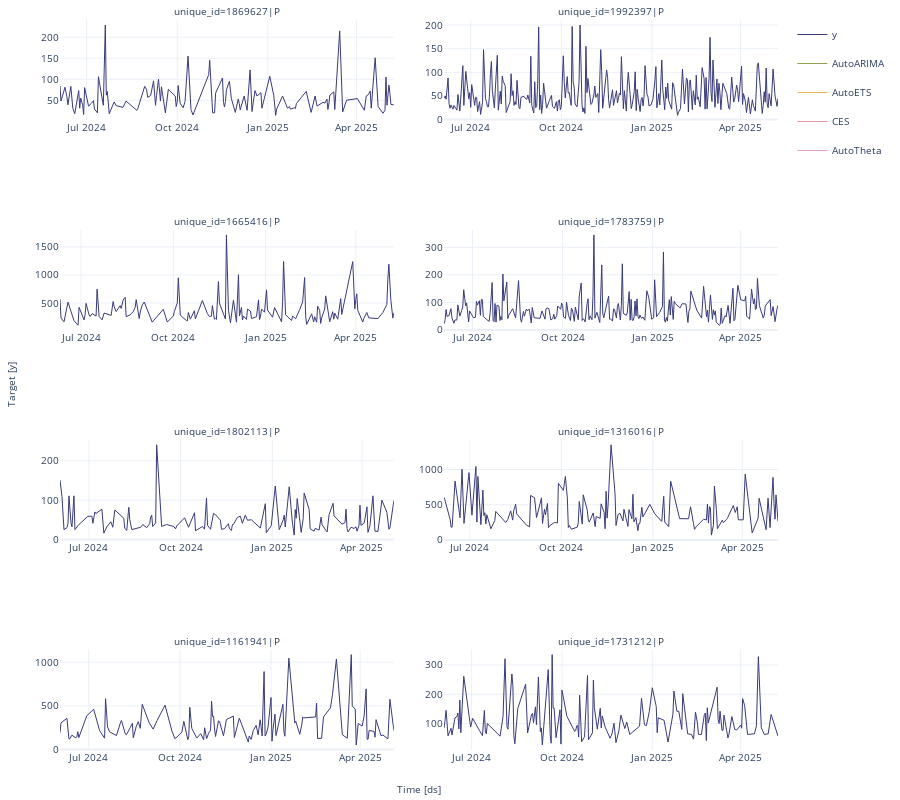

The cell this chart's notebook holds for it:
### Code cell
# StatsForecast plot
sf.plot(plot_df_sales, sales_pred_auto, engine='plotly')
